Frame 1 (no input): blank canvas, image omitted
Frame 60 (the mouse pressed at the canvas centre just before this capture): blank canvas, image omitted
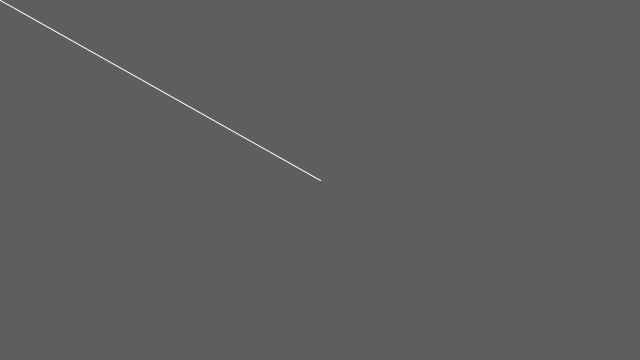
Frame 120 (the mouse held since frame 60 and released just before this capture)

The Processing sketch whose frames 1 and 60 were blank and that drew this single picture after the mouse press (run headless with seeded random() and noise(); from frame 60 on, the mouse is pressed at the canvas centre):

// Processing sketch: Pen_Tool
// ── Pen_Tool.pde
//Press  the mouse to draw
//Scroll the mouse to clear up the screen
void setup()
{
  size(640,360);  background(94);

}
void draw()
{
  if(mousePressed)
  {
  stroke(255);
  line(mouseX,mouseY,pmouseX,pmouseY);
  }
}
void keyPressed()
{
  background(94);
}
void mouseWheel()
{
  background(94);
  }
